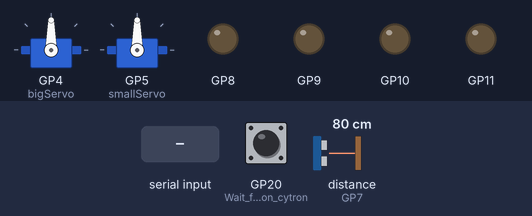
This program was run on a simulated Raspberry Pi Pico. Parts: 2 × servo, output pins drawn as LEDs (lit = HIGH). Wiring (inferred from the names in the program): ultrasonic range finder: trigger GP6; echo GP7. Inputs (shaded band) come from the test bench; at power-on: GP20 (Wait_for_button_on_cytron) LOW, distance to the obstacle (sensor on GP7) 80 cm. The echo pulse lasts 58.3 µs per cm; pins used as bus, display or sensor lines are not drawn; what the program prints to the serial monitor is not drawn.

Above: at 2.2 s.
2.3 s: "2\n" received over the second serial link
At 2.6 s:
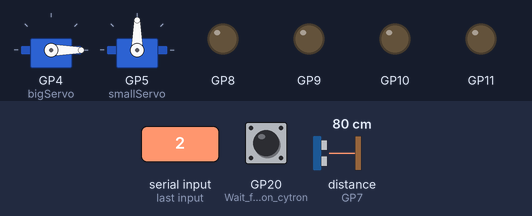
3.8 s: "1,90\n" received over the second serial link
At 5.7 s:
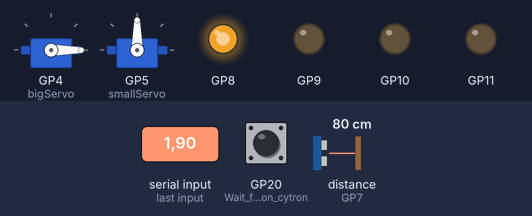
6.3 s: "1,90,45\n" received over the second serial link
At 6.7 s:
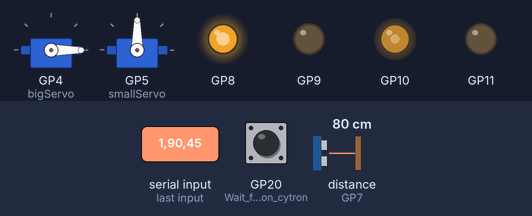
Timing chart, 0 to 9.3 s (numbered marks = the images above; inputs shaded):
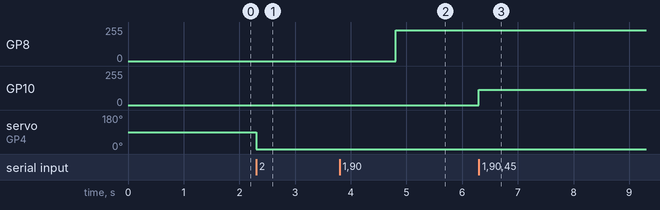

Measured:
- after the input at 2.3 s, servo on GP4 (bigServo): 90° → 0° at once
- after the input at 3.8 s, GP8: 0/255 → 229/255 after 1.0 s
- after the input at 6.3 s, GP10: 0/255 → 114/255 at once

The program:

main.cpp
```cpp
#include <Wire.h>
#include <Adafruit_BNO055.h>
#include <Servo.h>

const int trigpin = 6;
const int echopin = 7;

Servo bigServo;
Servo smallServo;

#define PCAADDR 0x70 //mux adr

void pcaselect(uint8_t channel) {
  if (channel > 7) return;
  Wire.beginTransmission(PCAADDR);
  Wire.write(1 << channel);
  int error = Wire.endTransmission();
  if (error == 0) return;
  else {
    while (1) Serial.println("dead");
  }
}

void setup() {
  Serial1.setRX(17);
  Serial1.setTX(16);
  Serial1.begin(9600);

  bigServo.attach(4);
  smallServo.attach(5);

  Serial.begin(9600);
  Serial.println("Please work");

  Wire.setSDA(0);
  Wire.setSCL(1);
  Wire.begin();

  pinMode(trigpin, OUTPUT);
  pinMode(echopin, INPUT);

  pinMode(20, INPUT);   // Wait for button on cytron motion 2350 pro to be clicked to start
  while (digitalRead(20));

  Serial1.print('s');

  delay(1000);
  Serial.println("STARTING");
}

int cmap(int val) {
  int mapped = map(val, 0, 100, 0, 255);
  return constrain(mapped, 0, 255);
}

struct Motor {
  uint8_t fpin;
  uint8_t rpin;
  void speed(int val);
};

void Motor::speed(int val) {
  int map_speed = cmap(abs(val));
  if(val > 0) {
    analogWrite(fpin, map_speed);
    analogWrite(rpin, 0);
  }
  else {
    analogWrite(fpin, 0);
    analogWrite(rpin, map_speed);
  }
}

Motor Lmotor{8, 9};
Motor Rmotor{10, 11};

int count = 0;
  long duration;
  int distance;//, count;
  char c;
  int lspd, rspd;
  int tofDist, sideDist;
  uint16_t Red, Green, Blue, Clear;
  float pitch;
  int type;

void loop() {
  digitalWrite(trigpin, LOW);  // HC-SR04 distance sensor
  delayMicroseconds(2);

  digitalWrite(trigpin, HIGH);
  delayMicroseconds(10);

  digitalWrite(trigpin, LOW);

  duration = pulseIn(echopin, HIGH, 5000);
  distance = (duration / 29) / 2;

  if (Serial1.available()) {
    type = Serial1.parseInt();
    if (type == 1) {
      lspd = Serial1.parseInt(); // Reading motor speeds from a buffer
      rspd = Serial1.parseInt();


      if (lspd >= 100) { // Check to prevent high speeds
        lspd = 99;
      }
      if (rspd >= 100) {
        rspd = 99;
      }

      Serial.print(lspd);
      Serial.print(", ");
      Serial.println(rspd);
      Lmotor.speed(lspd); // Sets motors to read speed
      Rmotor.speed(rspd);
    }
    else if (type == 2) {
      bigServo.write(0);
    }

    while (Serial1.available()) {
      Serial1.read();
    }

    Serial.println(distance);

    Serial1.print(distance); // Sends distance sensor values over buffer
    Serial1.print(',');
    Serial1.print(1);


  }
  else {
    Serial.println("serial1 not available");
  }

  //delay(10);
}
```
